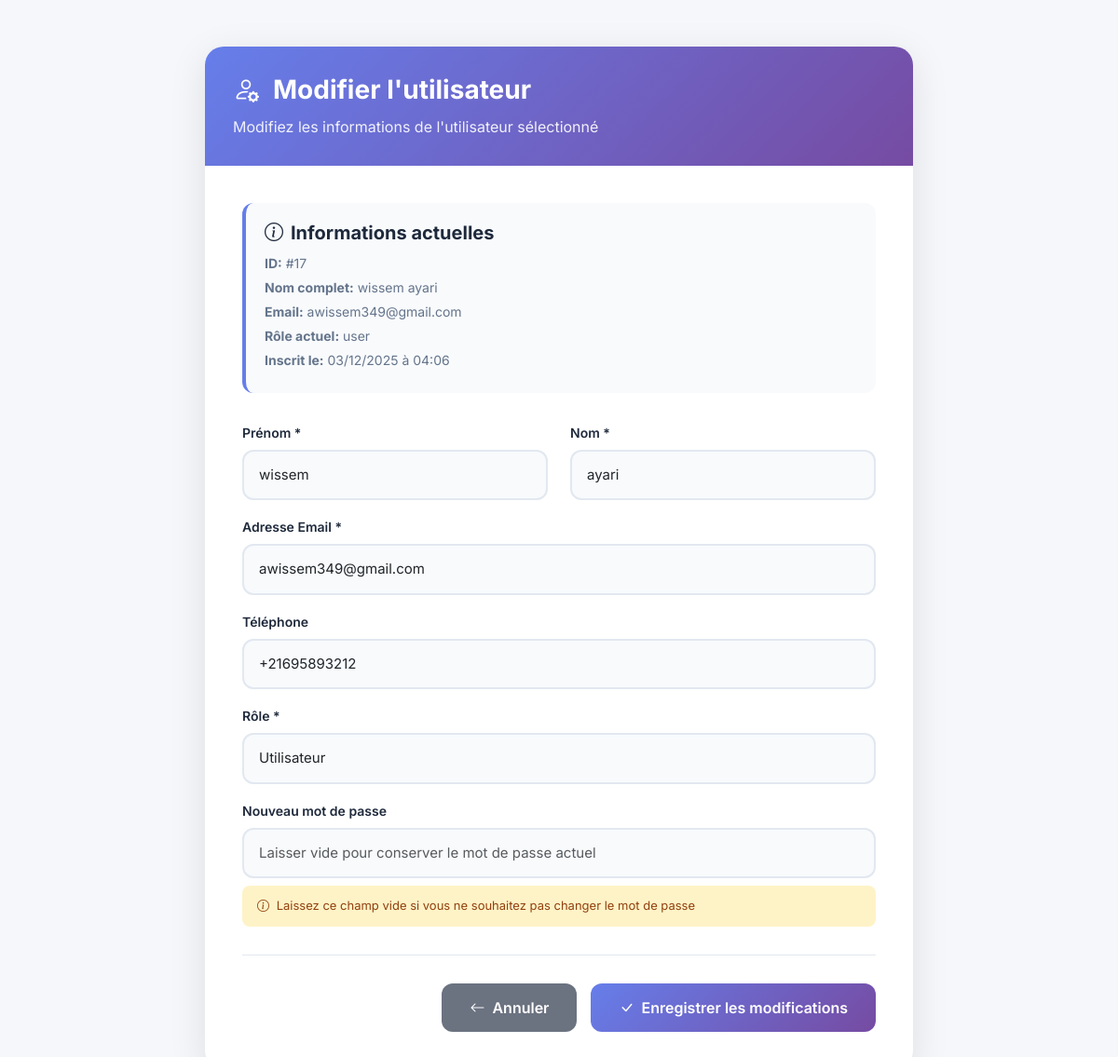
The page /Kernel-MohamedChaouachi/view/BackOffice/modify-user.php?id=17 (signed in) on the database its author committed.
### tables this page shows
CREATE TABLE `users` (
  `id` int(11) NOT NULL,
  `nom` varchar(100) NOT NULL,
  `prenom` varchar(100) NOT NULL,
  `email` varchar(255) NOT NULL,
  `telephone` varchar(20) NOT NULL,
  `mdp` varchar(255) NOT NULL,
  `role` enum('user','admin') NOT NULL DEFAULT 'user',
  `created_at` timestamp NOT NULL DEFAULT current_timestamp(),
  `banned_until` datetime DEFAULT NULL
);

### Kernel-MohamedChaouachi/config.php (called while the page is built, shortened)
<?php
class config
{   private static $pdo = null;
    public static function getConnexion()
    {
        if (!isset(self::$pdo)) {
            $servername="localhost";
            $username="root";
            $password ="";
            $dbname="kernel";
            try {
                self::$pdo = new PDO("mysql:host=$servername;dbname=$dbname",
                        $username,
                        $password
                );
                self::$pdo->setAttribute(PDO::ATTR_ERRMODE, PDO::ERRMODE_EXCEPTION);
                self::$pdo->setAttribute(PDO::ATTR_DEFAULT_FETCH_MODE, PDO::FETCH_ASSOC);
            } catch (Exception $e) {
                die('Erreur: ' . $e->getMessage());
            }
        }
        return self::$pdo;
    }
}
?>

### Kernel-MohamedChaouachi/controller/userController.php (called while the page is built, shortened)
<?php
require_once __DIR__ . '/../config.php';
require_once __DIR__ . '/../model/user.php';
class UserController
{
    private $pdo;
    public function __construct()
    {
        $this->pdo = config::getConnexion();
    }
    public function getUserById(int $id): ?User
    {
        try {
            $sql = "SELECT * FROM users WHERE id = :id LIMIT 1";
            $stmt = $this->pdo->prepare($sql);
            $stmt->execute([':id' => $id]);
            $data = $stmt->fetch();
            return new User(
                $data['nom'],
                $data['prenom'],
                $data['email'],
                $data['telephone'],
                $data['mdp'],
                $data['role'],
                (int)$data['id'],
                $data['banned_until'],
                $data['created_at']
            );
        } catch (PDOException $e) {
            error_log("Get user by ID error: " . $e->getMessage());
            return null;
        }
    }
}

### Kernel-MohamedChaouachi/model/user.php (called while the page is built, shortened)
<?php
class User
{
    private ?int $id = null;
    private string $nom;
    private string $prenom;
    private string $email;
    private string $telephone;
    private string $role;
    private ?string $date_inscription = null;
    public function __construct(
        string $nom = '',
        string $prenom = '',
        string $email = '',
        string $telephone = '',
        string $password = '',
        string $role = 'user',
        ?int $id = null,
        ?string $banned_until = null,
        ?string $date_inscription = null
    ) {
        $this->id = $id;
        $this->nom = $nom;
        $this->prenom = $prenom;
        $this->email = $email;
        $this->telephone = $telephone;
        $this->role = $role;
        $this->date_inscription = $date_inscription;
    }
    public function getId(): ?int
    {
        return $this->id;
    }
    public function getNom(): string
    {
        return $this->nom;
    }
    public function getPrenom(): string
    {
        return $this->prenom;
    }
    public function getEmail(): string
    {
        return $this->email;
    }
    public function getTelephone(): string
    {
        return $this->telephone;
    }
    public function getRole(): string
    {
        return $this->role;
    }
    public function getDateInscription(): ?string
    {
        return $this->date_inscription;
    }
}

### Kernel-MohamedChaouachi/view/BackOffice/modify-user.php (the view, shortened to what this page needs)
<?php
require_once '../../config.php';
require_once '../../controller/userController.php';
$controller = new UserController();
$controller->requireAdmin();
$user = null;
if (isset($_GET['id'])) {
    $user = $controller->getUserById((int)$_GET['id']);
}
?>
<!DOCTYPE html>
<html lang="fr">
<head>
    <link href="https://cdn.jsdelivr.net/npm/bootstrap@5.3.3/dist/css/bootstrap.min.css" rel="stylesheet">
    <link href="https://cdn.jsdelivr.net/npm/bootstrap-icons@1.11.3/font/bootstrap-icons.min.css" rel="stylesheet">
</head>
<body>
<div class="container">
    <div class="card">
        <div class="card-header">
            <h2>
                <i class="bi bi-person-gear"></i>
                Modifier l'utilisateur
            </h2>
            <p>Modifiez les informations de l'utilisateur sélectionné</p>
        </div>
        <div class="card-body">
            <div class="user-info">
                <h5><i class="bi bi-info-circle me-2"></i>Informations actuelles</h5>
                <p><strong>ID:</strong> #<?php echo $user->getId(); ?></p>
                <p><strong>Nom complet:</strong> <?php echo htmlspecialchars($user->getPrenom() . ' ' . $user->getNom()); ?></p>
                <p><strong>Email:</strong> <?php echo htmlspecialchars($user->getEmail()); ?></p>
                <p><strong>Rôle actuel:</strong> <?php echo htmlspecialchars($user->getRole()); ?></p>
                <?php if ($user->getDateInscription()): ?>
                    <p><strong>Inscrit le:</strong> <?php echo date('d/m/Y à H:i', strtotime($user->getDateInscription())); ?></p>
                <?php endif; ?>
            </div>
            <form method="POST" id="modifyForm">
                <div class="row">
                    <div class="col-md-6 mb-3">
                        <label class="form-label">Prénom *</label>
                        <input type="text" name="prenom" class="form-control"
                               value="<?php echo htmlspecialchars($user->getPrenom()); ?>" required>
                    </div>
                    <div class="col-md-6 mb-3">
                        <label class="form-label">Nom *</label>
                        <input type="text" name="nom" class="form-control"
                               value="<?php echo htmlspecialchars($user->getNom()); ?>" required>
                    </div>
                </div>
                <div class="mb-3">
                    <label class="form-label">Adresse Email *</label>
                    <input type="email" name="email" class="form-control"
                           value="<?php echo htmlspecialchars($user->getEmail()); ?>" required>
                </div>
                <div class="mb-3">
                    <label class="form-label">Téléphone</label>
                    <input type="text" name="telephone" class="form-control"
                           value="<?php echo htmlspecialchars($user->getTelephone()); ?>"
                           placeholder="+216 XX XXX XXX">
                </div>
                <div class="mb-3">
                    <label class="form-label">Rôle *</label>
                    <select name="role" class="form-select" required>
                        <option value="user" <?php echo $user->getRole() === 'user' ? 'selected' : ''; ?>>Utilisateur</option>
                    </select>
                </div>
                <div class="mb-3">
                    <label class="form-label">Nouveau mot de passe</label>
                    <input type="password" name="password" class="form-control"
                           placeholder="Laisser vide pour conserver le mot de passe actuel">
                    <div class="password-note">
                        <i class="bi bi-info-circle me-1"></i>
                        Laissez ce champ vide si vous ne souhaitez pas changer le mot de passe
                    </div>
                </div>
                <div class="form-actions">
                    <a href="admin-users.php" class="btn btn-secondary">
                        <i class="bi bi-arrow-left me-2"></i>Annuler
                    </a>
                    <button type="submit" class="btn btn-primary">
                        <i class="bi bi-check-lg me-2"></i>Enregistrer les modifications
                    </button>
                </div>
            </form>
        </div>
    </div>
</div>
</body>
</html>

### Kernel-MohamedChaouachi/view/BackOffice/modify-user.php (style rules this page uses)
body { background: #f5f7fa; font-family: 'Inter', sans-serif; color: #2d3748; min-height: 100vh; }
.container { max-width: 800px; margin: 50px auto; padding: 0 20px; }
.card { background: white; border-radius: 20px; box-shadow: 0 10px 40px rgba(0, 0, 0, 0.1); border: none; overflow: hidden; }
.card-header { background: linear-gradient(135deg, #667eea 0%, #764ba2 100%); color: white; padding: 30px; border: none; }
.card-header h2 { margin: 0; font-weight: 700; font-size: 28px; display: flex; align-items: center; gap: 15px; }
.card-header p { margin: 10px 0 0; opacity: 0.9; font-size: 16px; }
.card-body { padding: 40px; }
.form-label { font-weight: 600; color: #1e293b; margin-bottom: 8px; font-size: 14px; }
.form-control, .form-select { border: 2px solid #e2e8f0; border-radius: 12px; padding: 14px 16px; font-size: 15px; transition: all 0.3s ease; background: #f8fafc; }
.btn-primary { background: linear-gradient(135deg, #667eea 0%, #764ba2 100%); border: none; border-radius: 12px; padding: 14px 30px; font-weight: 600; font-size: 16px; transition: all 0.3s ease; }
.btn-secondary { background: #6b7280; border: none; border-radius: 12px; padding: 14px 30px; font-weight: 600; font-size: 16px; transition: all 0.3s ease; }
.user-info { background: #f8fafc; border-radius: 12px; padding: 20px; margin-bottom: 30px; border-left: 4px solid #667eea; }
.user-info h5 { color: #1e293b; font-weight: 700; margin-bottom: 10px; }
.user-info p { color: #64748b; margin: 5px 0; font-size: 14px; }
.password-note { background: #fef3c7; color: #92400e; padding: 12px 16px; border-radius: 8px; font-size: 13px; margin-top: 8px; }
.form-actions { display: flex; gap: 15px; justify-content: flex-end; margin-top: 30px; padding-top: 30px; border-top: 1px solid #e2e8f0; }

### rows shown on the page
users: id "17", $user->getPrenom() . ' ' . $user->getNom() "wissem ayari", email "awissem349@gmail.com", role "user", created_at "03/12/2025 à 04:06", prenom "wissem", nom "ayari", telephone "+21695893212", role "Utilisateur"
